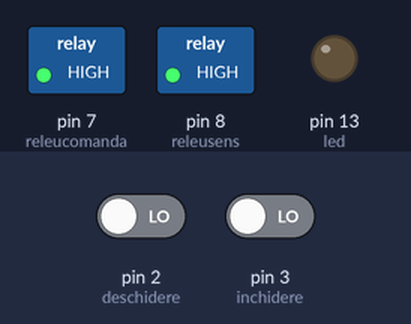
A sketch run on a simulated Arduino Uno, built with avr-gcc and run on an emulated ATmega328P. Parts: switched loads named in the sketch (green lamp = pin HIGH), output pins drawn as LEDs (lit = HIGH). Dashed ring = blinking. The test bench sets the inputs (shaded band); at power-on: pin 2 (deschidere) LOW, pin 3 (inchidere) LOW.

Above: at 1.2 s.
1.3 s: pin 2 (deschidere) driven HIGH
At 3.1 s:
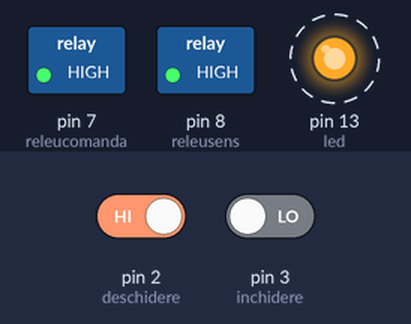
4.3 s: pin 3 (inchidere) driven HIGH
At 5.7 s:
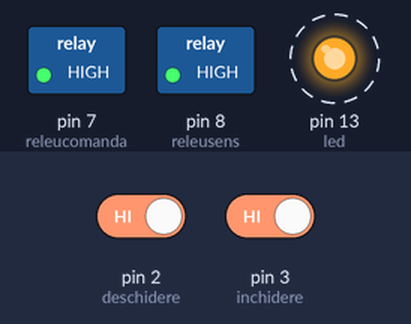
7.3 s: pin 2 (deschidere) driven LOW
At 10.1 s:
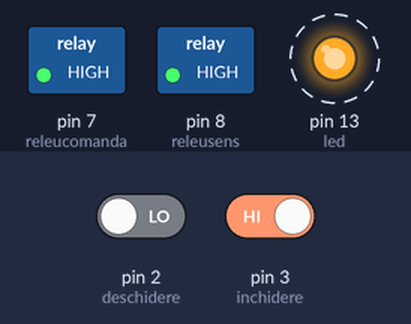
10.3 s: pin 3 (inchidere) driven LOW
At 12.8 s:
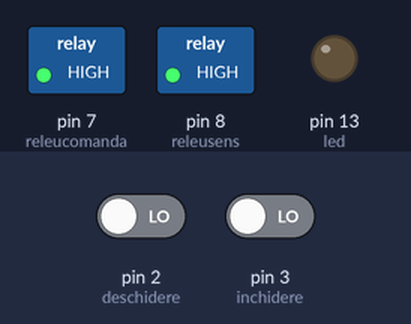
Timing chart, 0 to 13.9 s (numbered marks = the images above; inputs shaded):
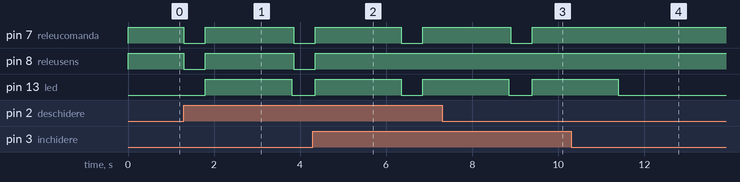

Measured:
- after the input at 1.3 s, pin 7 (releucomanda), pin 8 (releusens): HIGH → LOW at once, → HIGH 0.50 s later, → LOW 2.1 s later; pin 13 (led): LOW → HIGH after 0.50 s, → LOW 2.0 s later
- after the input at 4.3 s, pin 8 (releusens): goes on until 4.4 s, then stays HIGH
- after the input at 7.3 s, pin 8 (releusens): stays HIGH (without the input it goes to LOW after 1.6 s)
- after the input at 10.3 s, pin 7 (releucomanda): stays HIGH (without the input it goes to LOW after 1.2 s); pin 13 (led): goes on until 11.4 s, then stays LOW

The sketch:

opengate.ino
```cpp
/*
 * sistem deschidere poarta culisanta
 * program scris de Nicu FLORICA (niq_ro) pentru Catalin Ba2
 * 06.06.2020, Craiova
 */

#define deschidere 2
#define inchidere 3

#define releucomanda 7
#define releusens 8

#define cuplat LOW
#define decuplat HIGH

#define deschis LOW
#define inchis HIGH

#define led 13

byte stare = 0;  // standby, 1 = deschis. 2 - inchis

unsigned long timpactionare = 20000; // 20 secunde
unsigned long timpapasare;

void setup() { // parte se ruleaza o singura data la pornire program
Serial.begin(9600); // pornire monitorizare seriala

pinMode(deschidere, INPUT);
pinMode(inchidere, INPUT);

pinMode(releucomanda, OUTPUT);
pinMode(releusens, OUTPUT);
digitalWrite(releucomanda, decuplat);
digitalWrite(releusens, inchis);

pinMode(led, OUTPUT);
digitalWrite(led, LOW);
}

void loop() { // parte ce se repeta mereu


if ((digitalRead(deschidere) == HIGH) and (stare == 0)) // daca s-a apasat butonul 1
{
 timpapasare = millis();
 stare = 1;
 digitalWrite(releucomanda, cuplat);
 digitalWrite(releusens, deschis);
 delay(500);
}

if (stare == 1)  // daca a fost apasat butonul 1
{
if ((millis() - timpapasare) > timpactionare)
{
 stare = 0;
 digitalWrite(releucomanda, decuplat);
 digitalWrite(releusens, inchis);
}
if ((digitalRead(deschidere) == HIGH) or (digitalRead(inchidere) == HIGH)) // daca se apasa unul din butoane
{
 stare = 0;
 digitalWrite(releucomanda, decuplat);
 digitalWrite(releusens, inchis);
 digitalWrite(led, HIGH);
 delay(2000);
 digitalWrite(led, LOW);
}
}

if ((digitalRead(inchidere) == HIGH) and (stare == 0)) // daca s-a apasat butonul 2
{
 timpapasare = millis();
 stare = 2;
 digitalWrite(releucomanda, cuplat);
 digitalWrite(releusens, inchis);
 delay(500);
}

if (stare == 2)  // daca a fost apasat butonul 2
{
if ((millis() - timpapasare) > timpactionare)
{
 stare = 0;
 digitalWrite(releucomanda, decuplat);
 digitalWrite(releusens, inchis);
}
if ((digitalRead(deschidere) == HIGH) or (digitalRead(inchidere) == HIGH)) // daca se apasa unul din butoane
{
 stare = 0;
 digitalWrite(releucomanda, decuplat);
 digitalWrite(releusens, inchis);
 digitalWrite(led, HIGH);
 delay(2000);
 digitalWrite(led, LOW);
}
}

delay(50);
} // sfarsit program
```
